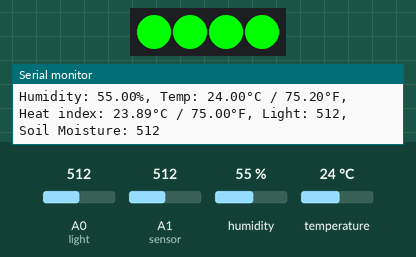
A sketch run on a simulated Arduino Uno, built with avr-gcc and run on an emulated ATmega328P. Shown: 4 RGB LEDs in strip order, left to right, the last lines printed to the serial monitor. Inputs (shaded band) come from the test bench; at power-on: humidity 55 %, A1 (sensor) = 512, A0 (light) = 512, temperature 24 °C. Dim RGB values are drawn brighter than linear.

Above: at 4.8 s.
4.9 s: humidity set to 52 %
7.9 s: humidity set to 49 %
At 8.8 s:
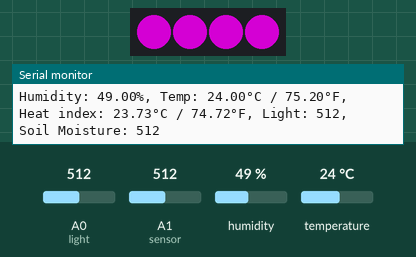
10.9 s: A1 (sensor) set to 308
13.9 s: A1 (sensor) set to 285
At 15.2 s:
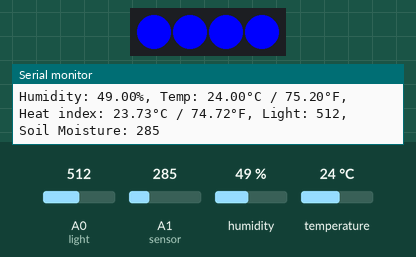
16.9 s: A1 (sensor) set to 306
At 19.8 s:
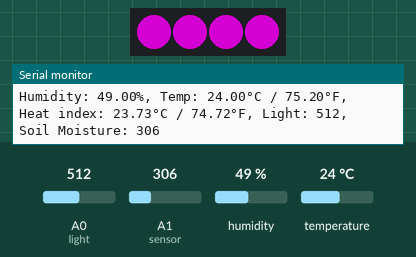
20.1 s: A0 (light) set to 211
23.1 s: A0 (light) set to 192
At 26.3 s:
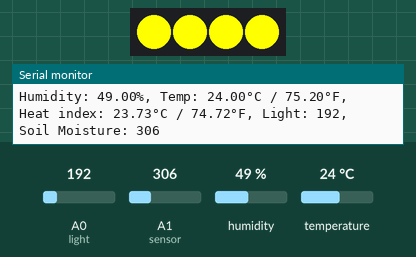
Timing chart, 0 to 27.3 s (numbered marks = the images above; inputs shaded):
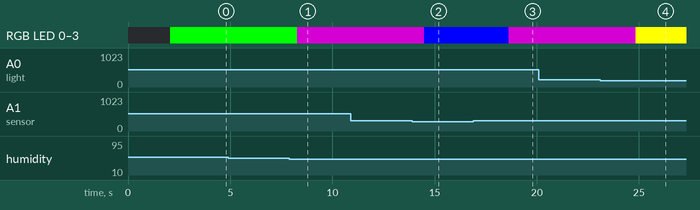

Measured:
- the behaviour switches between 51 and 50 % on humidity (found by bisection; images 0 and 1)
- the behaviour switches between 300 and 299 on A1 (sensor) (found by bisection; images 1 and 2)
- the behaviour switches between 200 and 199 on A0 (light) (found by bisection; images 3 and 4)
- after the input at 7.9 s, RGB LED 0–3: RGB(0, 255, 0) → RGB(128, 0, 128) after 0.38 s
- after the input at 13.9 s, RGB LED 0–3: RGB(128, 0, 128) → RGB(0, 0, 255) after 0.60 s
- after the input at 16.9 s, RGB LED 0–3: RGB(0, 0, 255) → RGB(128, 0, 128) after 1.7 s
- after the input at 23.1 s, RGB LED 0–3: RGB(128, 0, 128) → RGB(255, 255, 0) after 1.8 s

The sketch:

main_code.ino
```cpp
#include "DHT.h"
#include <FastLED.h>

#define NUM_LEDS 4
#define DATA_PIN 3
CRGB leds[NUM_LEDS];

#define DHTPIN 2      // Digital pin connected to the DHT sensor
#define DHTTYPE DHT11 // DHT 11

DHT dht(DHTPIN, DHTTYPE); // Initialize DHT sensor

void setup()
{
    // Begin serial communication
    Serial.begin(9600);
    // Serial.println(F("Integrated Sensor Readings:"));
    FastLED.addLeds<NEOPIXEL, DATA_PIN>(leds, NUM_LEDS);

    // Start the DHT sensor
    dht.begin();
}

// Function to set RGB values for all LEDs
void setRGB(int red, int green, int blue)
{
    for (int i = 0; i < NUM_LEDS; i++)
    {
        leds[i] = CRGB(red, green, blue); // Set the RGB color for each LED
    }
    // Update the strip with the new colors
    FastLED.show();
}

void loop()
{
    // Wait a few seconds between measurements for DHT
    delay(2000);

    // ----- DHT Sensor (Humidity & Temperature) -----
    float humidity = dht.readHumidity();
    float tempC = dht.readTemperature();
    float tempF = dht.readTemperature(true);

    // Check if readings failed
    if (isnan(humidity) || isnan(tempC) || isnan(tempF))
    {
        Serial.println(F("Failed to read from DHT sensor!"));
    }
    else
    {
        // Compute heat index
        float heatIndexC = dht.computeHeatIndex(tempC, humidity, false);
        float heatIndexF = dht.computeHeatIndex(tempF, humidity);

        // ----- Light Sensor (Analog Pin A0) -----
        int lightValue = analogRead(A0); // Read the value from the light sensor

        // ----- Soil Moisture Sensor (Analog Pin A1) -----
        int soilMoistureValue = analogRead(A1); // Read the value from the soil moisture sensor

        // Print all values in a single line
        Serial.print(F("Humidity: "));
        Serial.print(humidity);
        Serial.print(F("%, Temp: "));
        Serial.print(tempC);
        Serial.print(F("°C / "));
        Serial.print(tempF);
        Serial.print(F("°F, Heat index: "));
        Serial.print(heatIndexC);
        Serial.print(F("°C / "));
        Serial.print(heatIndexF);
        Serial.print(F("°F, Light: "));
        Serial.print(lightValue);
        Serial.print(F(", Soil Moisture: "));
        Serial.println(soilMoistureValue); // Print all values in a single line and then move to the next line

      // ----- RGB Lighting Logic -----
        if (soilMoistureValue < 300) {
            // Low soil moisture - set RGB to blue
            setRGB(0, 0, 255);  // Blue indicates the plant needs water
        } else if (tempC > 30) {
            // High temperature - set RGB to red
            setRGB(255, 0, 0);  // Red indicates too much heat
        } else if (lightValue < 200) {
            // Low light - set RGB to yellow
            setRGB(255, 255, 0);  // Yellow indicates the plant needs more light
        } else if (humidity > 50) {
            // High humidity - set RGB to green
            setRGB(0, 255, 0);  // Green indicates the plant is in optimal condition
        } else {
            // Default color - soft purple (relaxation mode)
            setRGB(128, 0, 128);  // Purple for normal or no significant issues
        }
    }
}
```
